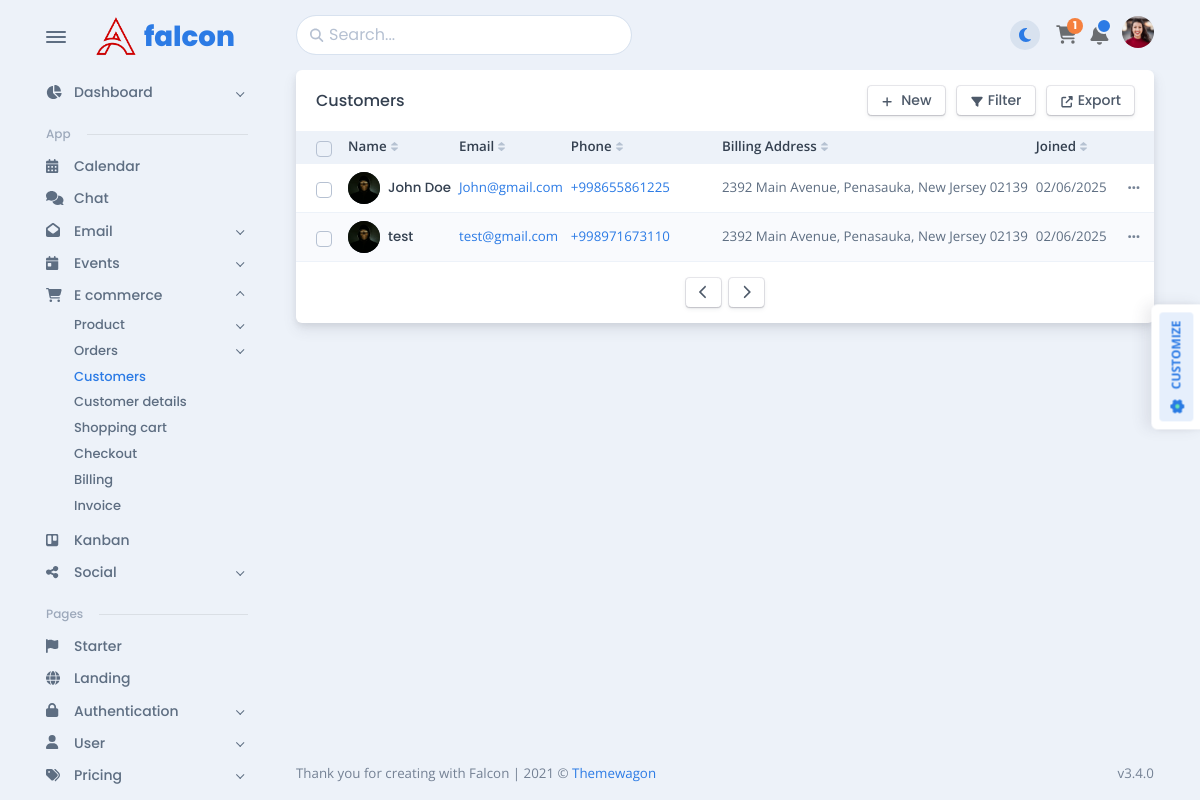
The app's page /Customers/customer, older data.
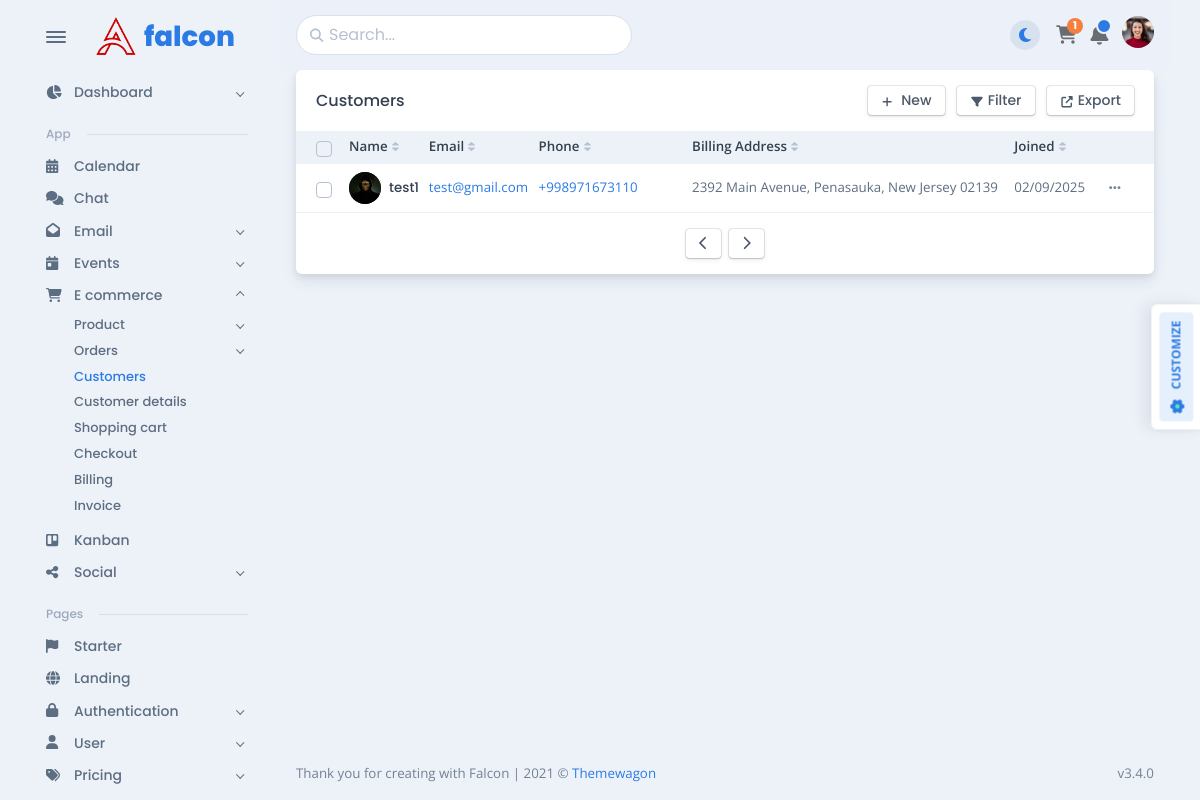
The same page, newer data.
### customers/models.py (models this page shows, shortened)
class BaseModel(models.Model):
    created_at = models.DateTimeField(auto_now_add=True)
    updated_at = models.DateTimeField(auto_now=True)
    class Meta:
        abstract = True

class Customer(BaseModel):
    name = models.CharField(max_length=100)
    email = models.EmailField(unique=True)
    image = models.ImageField(upload_to='media/', null=True, blank=True)
    phone = PhoneNumberField(region='UZ', unique=True)
    address = models.CharField(max_length=100)
    description = models.TextField(null=True, blank=True)
    VAT_number = models.CharField(max_length=100, unique=True,null=True,blank=True)
    password = models.CharField(max_length=100)
    @property
    def image_url(self):
        return self.image.url

### customers/views.py (the view)
# urls.py: path('Customers/', include('customers.urls')),
def customers(request):
    search_query = request.GET.get('q', '')
    customers = Customer.objects.all()
    if search_query:
        customers = customers.filter(name__icontains=search_query)
    context = {
        'customers': customers
               }
    return render(request, 'customers/customer.html', context)

### customers/templates/customers/customer.html (shortened to what the changed rows need)
{% load static %}
<!DOCTYPE html>
<html lang="en-US" dir="ltr">
  <head>
    <link href="{% static 'shops/vendors/overlayscrollbars/OverlayScrollbars.min.css' %}" rel="stylesheet">
    <link href="{% static 'shops/assets/css/theme-rtl.min.css' %}" rel="stylesheet" id="style-rtl">
    <link href="{% static 'shops/assets/css/theme.min.css' %}" rel="stylesheet" id="style-default">
    <link href="{% static 'shops/assets/css/user-rtl.min.css' %}" rel="stylesheet" id="user-style-rtl">
    <link href="{% static 'shops/assets/css/user.min.css' %}" rel="stylesheet" id="user-style-default">
  </head>
  <body>
    <main class="main" id="top">
      <div class="container" data-layout="container">
        <div class="content">
          <div class="card mb-3" id="customersTable" data-list='{"valueNames":["name","email","phone","address","joined"],"page":10,"pagination":true}'>
            <div class="card-body p-0">
              <div class="table-responsive">
                <table class="table table-sm table-striped fs--1 mb-0 overflow-hidden">
                  <thead class="bg-200 text-900">
                    <tr>
                      <th>
                        <div class="form-check fs-0 mb-0 d-flex align-items-center">
                          <input class="form-check-input" id="checkbox-bulk-customers-select" type="checkbox" data-bulk-select='{"body":"table-customers-body","actions":"table-customers-actions","replacedElement":"table-customers-replace-element"}' />
                        </div>
                      </th>
                      <th class="sort pe-1 align-middle white-space-nowrap" data-sort="name">Name</th>
                      <th class="sort pe-1 align-middle white-space-nowrap" data-sort="email">Email</th>
                      <th class="sort pe-1 align-middle white-space-nowrap" data-sort="phone">Phone</th>
                      <th class="sort pe-1 align-middle white-space-nowrap ps-5" data-sort="address" style="min-width: 200px;">Billing Address</th>
                      <th class="sort pe-1 align-middle white-space-nowrap" data-sort="joined">Joined</th>
                      <th class="align-middle no-sort"></th>
                    </tr>
                  </thead>
                  <tbody class="list" id="table-customers-body">
                  {% for customer in customers %}
                    <tr class="btn-reveal-trigger">
                      <td class="align-middle py-2" style="width: 28px;">
                        <div class="form-check fs-0 mb-0 d-flex align-items-center">
                          <input class="form-check-input" type="checkbox" id="customer-0" data-bulk-select-row="data-bulk-select-row" />
                        </div>
                      </td>
                      <td class="name align-middle white-space-nowrap py-2"><a href="{% url 'customer_details' customer.id %}">
                          <div class="d-flex d-flex align-items-center">
                            <div class="avatar avatar-xl me-2">
                                {% if customer.image %}
                                    <img src="{{ customer.image_url }}" alt="{{ customer.name }}" class="avatar-name rounded-circle">
                                {% else %}
                                <div class="avatar-name rounded-circle" href="{% url 'customer_details' customer.id %}"><span>{{ customer.name|slice:":2" }}</span></div>
                            {% endif %}
                            </div>
                            <div class="flex-1">
                              <h5 class="mb-0 fs--1" href="{% url 'customer_details' customer.id %}">{{ customer.name }}</h5>
                            </div>
                          </div>
                        </a></td>
                      <td class="email align-middle py-2"><a href="mailto:ricky@example.com">{{ customer.email }}</a></td>
                      <td class="phone align-middle white-space-nowrap py-2"><a href="tel:2012001851">{{ customer.phone }}</a></td>
                      <td class="address align-middle white-space-nowrap ps-5 py-2">{{ customer.address }}</td>
                      <td class="joined align-middle py-2">{{ customer.created_at|date:"m/d/Y" }}</td>
                      <td class="align-middle white-space-nowrap py-2 text-end">
                        <div class="dropdown font-sans-serif position-static">
                          <button class="btn btn-link text-600 btn-sm dropdown-toggle btn-reveal" type="button" id="customer-dropdown-0" data-bs-toggle="dropdown" data-boundary="window" aria-haspopup="true" aria-expanded="false"><span class="fas fa-ellipsis-h fs--1"></span></button>
                        </div>
                        </div>
                  {% endfor %}
              </div>
            </div>
          </div>
        </div>
    </main>
  </body>
</html>

Row changes from the older to the newer data that the page shows:
removed Customer: image_url (picture), name "John Doe", email "John@gmail.com", phone "+998655861225", address "2392 Main Avenue, Penasauka, New Jersey 02139", created_at "02/06/2025"
removed Customer: image_url (picture), name "test", email "test@gmail.com", phone "+998971673110", address "2392 Main Avenue, Penasauka, New Jersey 02139", created_at "02/06/2025"
added Customer: image_url (picture), name "test1", email "test@gmail.com", phone "+998971673110", address "2392 Main Avenue, Penasauka, New Jersey 02139", created_at "02/09/2025"
